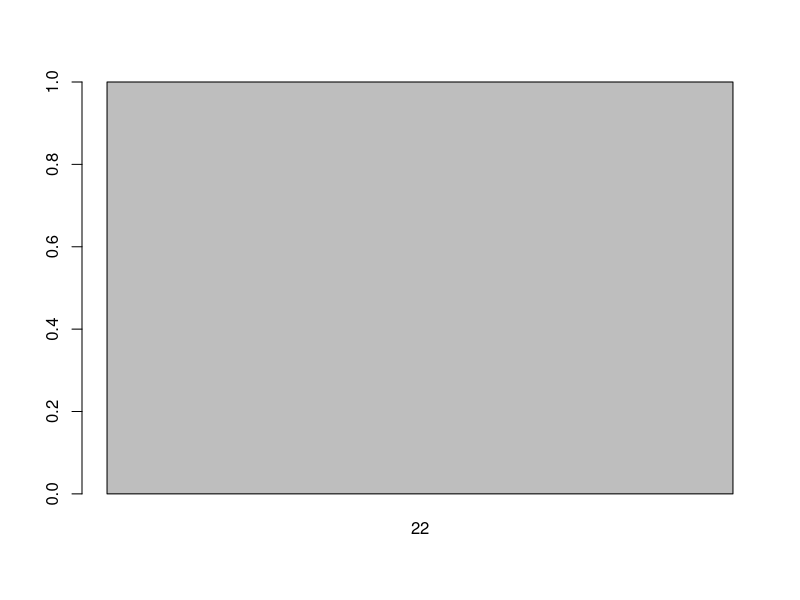

This chart was generated by the following R code:

#Parte 2 - Tarea 1
p <- 0.447
n <- 41


bernoulli <- function(p){
  x <- runif(1) # Crea numeros aleatorios entre 0 y 1
  if(x <= p){
    return (TRUE)
  }
  else{
    return(FALSE)
  }
}


binomial <- function(n, p){
  r = 0
  for (i in 1:n){
    if (bernoulli(p) == TRUE){
      r = r+1
    }
  }
  return (r)
}

geometrica <- function(p){
  r = 0
  t = 0
  while (r != 1){
    if (bernoulli(p) == TRUE){
      t = t+1
    }
  }
  return (t)
}

poisson <- function(lambda, k){
  f <- exp(-lambda)*((lambda^k)/factorial(k))
  return (f)
}

prueba <- binomial(41,0.447)
message(prueba)
barplot(table(prueba))

